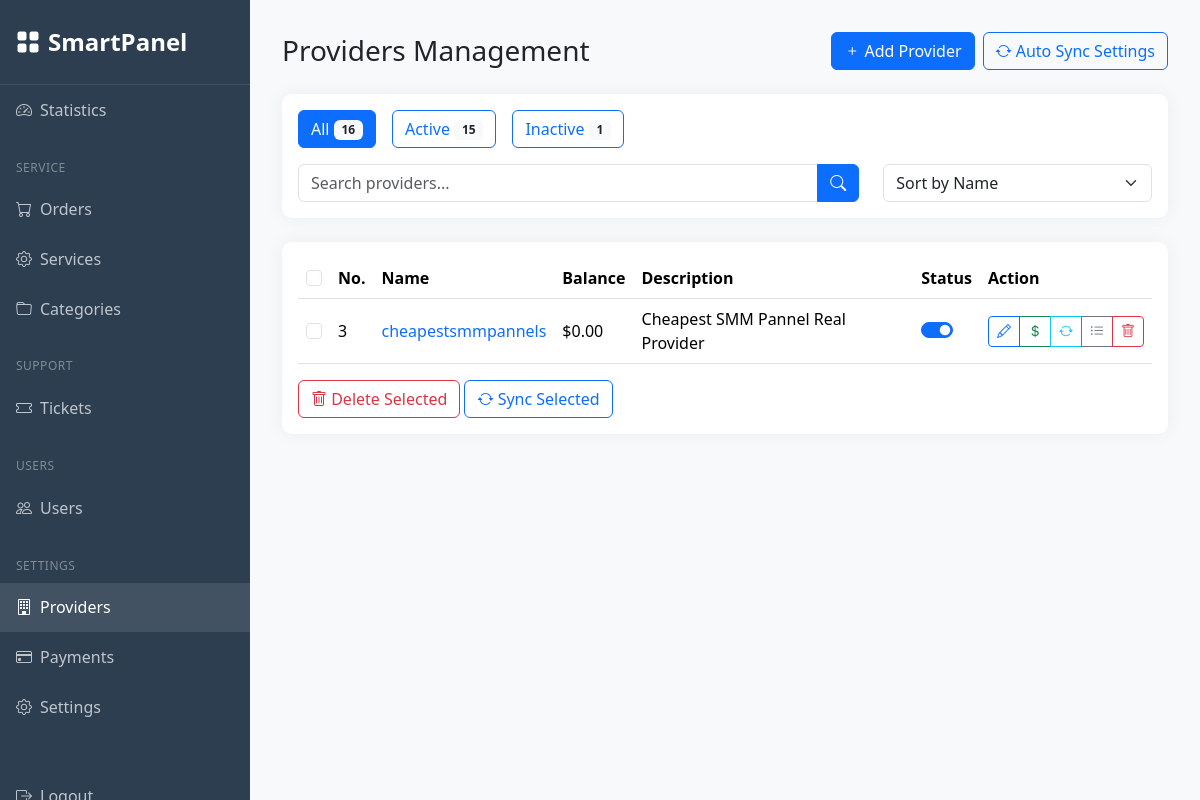
/managerdashboard/providers/ (signed in), run on an earlier commit of the app's database.
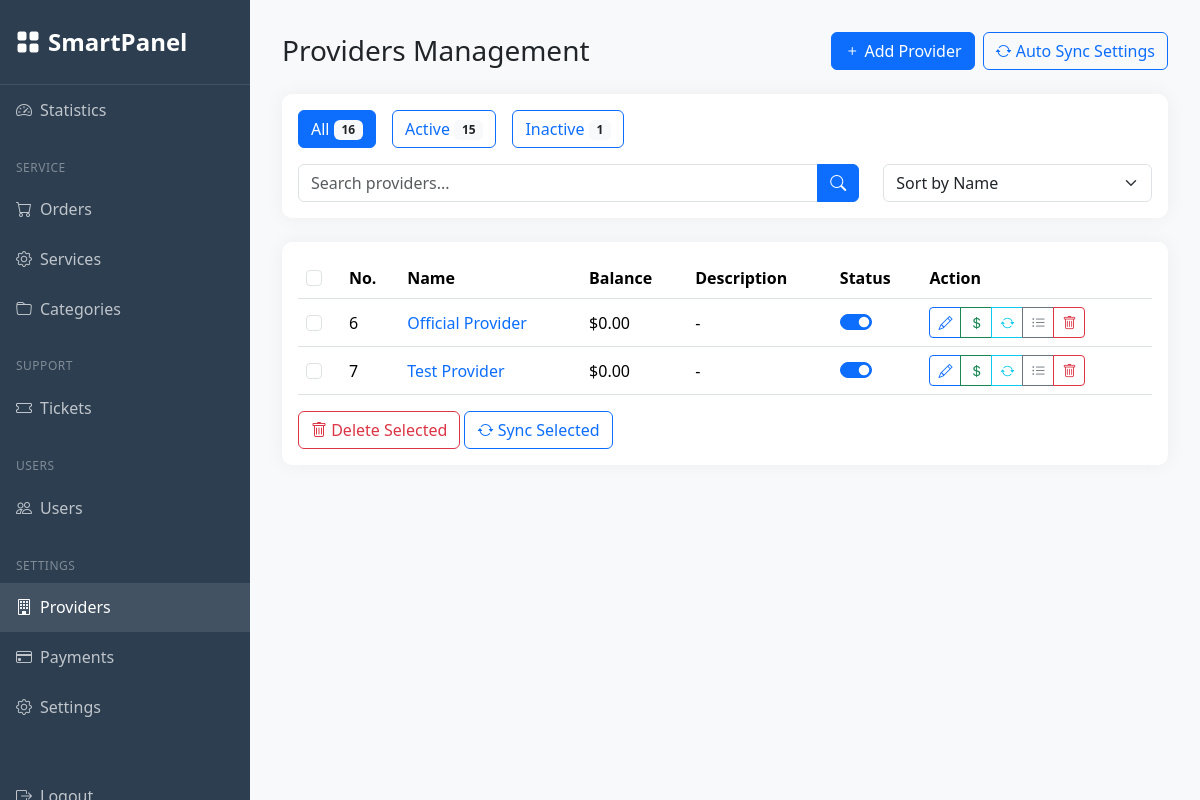
And on a later commit of the database.
### managerdashboard/models.py (models this page shows, shortened)
class Provider(models.Model):
    name = models.CharField(max_length=200)
    api_url = models.URLField()
    api_key = models.CharField(max_length=255)
    description = models.TextField(blank=True, null=True)
    balance = models.DecimalField(max_digits=10, decimal_places=2, default=Decimal('0.00'))
    is_active = models.BooleanField(default=True)
    created_at = models.DateTimeField(auto_now_add=True)
    updated_at = models.DateTimeField(auto_now=True)
    last_sync = models.DateTimeField(null=True, blank=True)
    class Meta:
        ordering = ['name']

### managerdashboard/views.py (the view)
# urls.py: path('providers/', views.providers, name='providers'),
@permission_required('authentication.is_manager', login_url='manager_login')
def providers(request):
    search_query = request.GET.get('search', '')
    status_filter = request.GET.get('status', '')
    sort_by = request.GET.get('sort', 'name')
    providers_qs = Provider.objects.all()
    if search_query:
        providers_qs = providers_qs.filter(
            Q(name__icontains=search_query) |
            Q(description__icontains=search_query)
        )
    if status_filter == 'active':
        providers_qs = providers_qs.filter(is_active=True)
    elif status_filter == 'inactive':
        providers_qs = providers_qs.filter(is_active=False)
    if sort_by == 'balance':
        providers_qs = providers_qs.order_by('-balance')
    elif sort_by == 'status':
        providers_qs = providers_qs.order_by('-is_active', 'name')
    else:  # default to name
        providers_qs = providers_qs.order_by('name')
    total_count = Provider.objects.count()
    active_count = Provider.objects.filter(is_active=True).count()
    inactive_count = Provider.objects.filter(is_active=False).count()
    paginator = Paginator(providers_qs, 10)  # Show 10 providers per page
    page_number = request.GET.get('page')
    providers = paginator.get_page(page_number)
    context = {
        'active_tab': 'providers',
        'providers': providers,
        'total_count': total_count,
        'active_count': active_count,
        'inactive_count': inactive_count,
        'search_query': search_query,
        'status_filter': status_filter,
        'sort_by': sort_by
    }
    return render(request, 'managerdashboard/providers.html', context)

### templates/managerdashboard/providers.html (shortened to what the changed rows need)
{% extends 'managerdashboard/base_dashboard.html' %}
{% load static %}
{% block dashboard_content %}
<div class="container-fluid p-0">
    <div class="d-flex justify-content-between align-items-center mb-4">
        <h1 class="h3 mb-0">Providers Management</h1>
    </div>
    <div class="card">
        <div class="card-body">
            <div class="table-responsive">
                <table class="table table-hover align-middle">
                    <thead>
                        <tr>
                            <th>
                                <input type="checkbox" class="form-check-input" id="selectAll">
                            </th>
                            <th>No.</th>
                            <th>Name</th>
                            <th>Balance</th>
                            <th>Description</th>
                            <th>Status</th>
                            <th>Action</th>
                        </tr>
                    </thead>
                    <tbody>
                        {% for provider in providers %}
                        <tr data-provider-id="{{ provider.id }}">
                            <td>
                                <input type="checkbox" class="form-check-input provider-select" value="{{ provider.id }}">
                            </td>
                            <td>{{ provider.id }}</td>
                            <td>
                                <a href="#" class="text-decoration-none">{{ provider.name }}</a>
                            </td>
                            <td class="balance">${{ provider.balance|default:"0.00" }}</td>
                            <td>{{ provider.description|default:"-" }}</td>
                            <td>
                                <div class="form-check form-switch">
                                    <input class="form-check-input" type="checkbox"
                                           {% if provider.is_active %}checked{% endif %}
                                           onchange="toggleProviderStatus({{ provider.id }})">
                                </div>
                            </td>
                            <td>
                                <div class="btn-group">
                                    <button class="btn btn-sm btn-outline-primary" onclick="editProvider({{ provider.id }})">
                                        <i class="bi bi-pencil"></i>
                                    </button>
                                    <button class="btn btn-sm btn-outline-success" onclick="checkBalance({{ provider.id }})">
                                        <i class="bi bi-currency-dollar"></i>
                                    </button>
                                    <button class="btn btn-sm btn-outline-info" onclick="syncProvider({{ provider.id }})">
                                        <i class="bi bi-arrow-repeat"></i>
                                    </button>
                                    <button class="btn btn-sm btn-outline-secondary" onclick="viewServices({{ provider.id }})">
                                        <i class="bi bi-list-ul"></i>
                                    </button>
                                    <button class="btn btn-sm btn-outline-danger" onclick="deleteProvider({{ provider.id }})">
                                        <i class="bi bi-trash"></i>
                                    </button>
                                </div>
                            </td>
                        </tr>
                        {% endfor %}
                    </tbody>
                </table>
            </div>
        </div>
    </div>
</div>
{% endblock dashboard_content %}

What changed in the data, as far as the page shows it:
removed Provider: id "3", name "cheapestsmmpannels", balance "0.00", description "Cheapest SMM Pannel Real Provider", is_active "☑"
added Provider: id "6", name "Official Provider", balance "0.00", description "-", is_active "☑"
added Provider: id "7", name "Test Provider", balance "0.00", description "-", is_active "☑"
